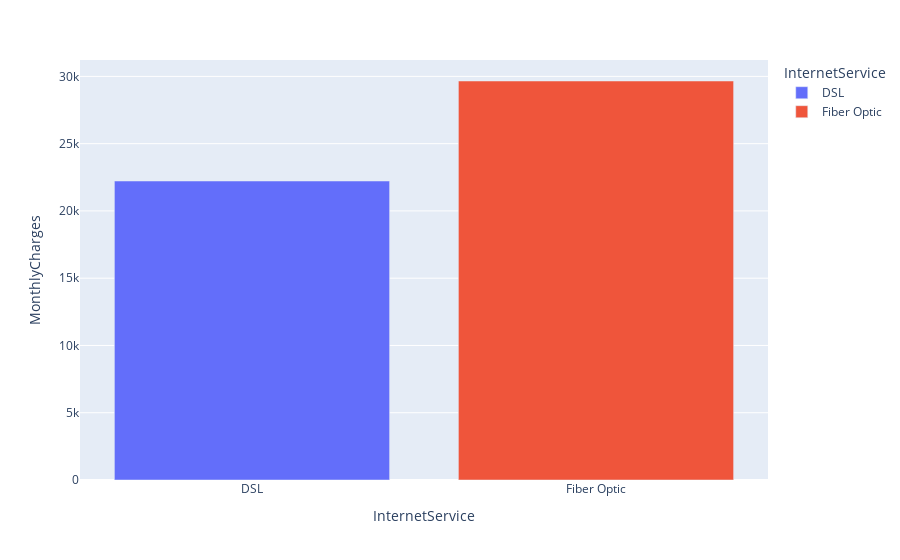

The notebook cell saved with this chart:
### Code cell
px.bar(data_frame=internet_service,x='InternetService',y='MonthlyCharges',color='InternetService',labels={'MonthlyCharges'})

### Figure 1 — Plotly figure (JSON) as saved in the notebook; plotly's stock layout.template omitted (floating-point values rounded to 4 significant figures)
{"data": [{"alignmentgroup": "True", "hovertemplate": "InternetService=%{x}<br>MonthlyCharges=%{y}<extra></extra>", "legendgroup": "DSL", "marker": {"color": "#636efa", "pattern": {"shape": ""}}, "name": "DSL", "offsetgroup": "DSL", "orientation": "v", "showlegend": true, "textposition": "auto", "type": "bar", "x": ["DSL"], "xaxis": "x", "y": [22220.0], "yaxis": "y"}, {"alignmentgroup": "True", "hovertemplate": "InternetService=%{x}<br>MonthlyCharges=%{y}<extra></extra>", "legendgroup": "Fiber Optic", "marker": {"color": "#EF553B", "pattern": {"shape": ""}}, "name": "Fiber Optic", "offsetgroup": "Fiber Optic", "orientation": "v", "showlegend": true, "textposition": "auto", "type": "bar", "x": ["Fiber Optic"], "xaxis": "x", "y": [29660.0], "yaxis": "y"}], "layout": {"autosize": true, "barmode": "relative", "legend": {"title": {"text": "InternetService"}, "tracegroupgap": 0}, "margin": {"t": 60}, "xaxis": {"anchor": "y", "autorange": true, "categoryarray": ["DSL", "Fiber Optic"], "categoryorder": "array", "domain": [0, 1], "range": [-0.5, 1.5], "title": {"text": "InternetService"}, "type": "category"}, "yaxis": {"anchor": "x", "autorange": true, "domain": [0, 1], "range": [0, 31220.0], "title": {"text": "MonthlyCharges"}, "type": "linear"}}}
